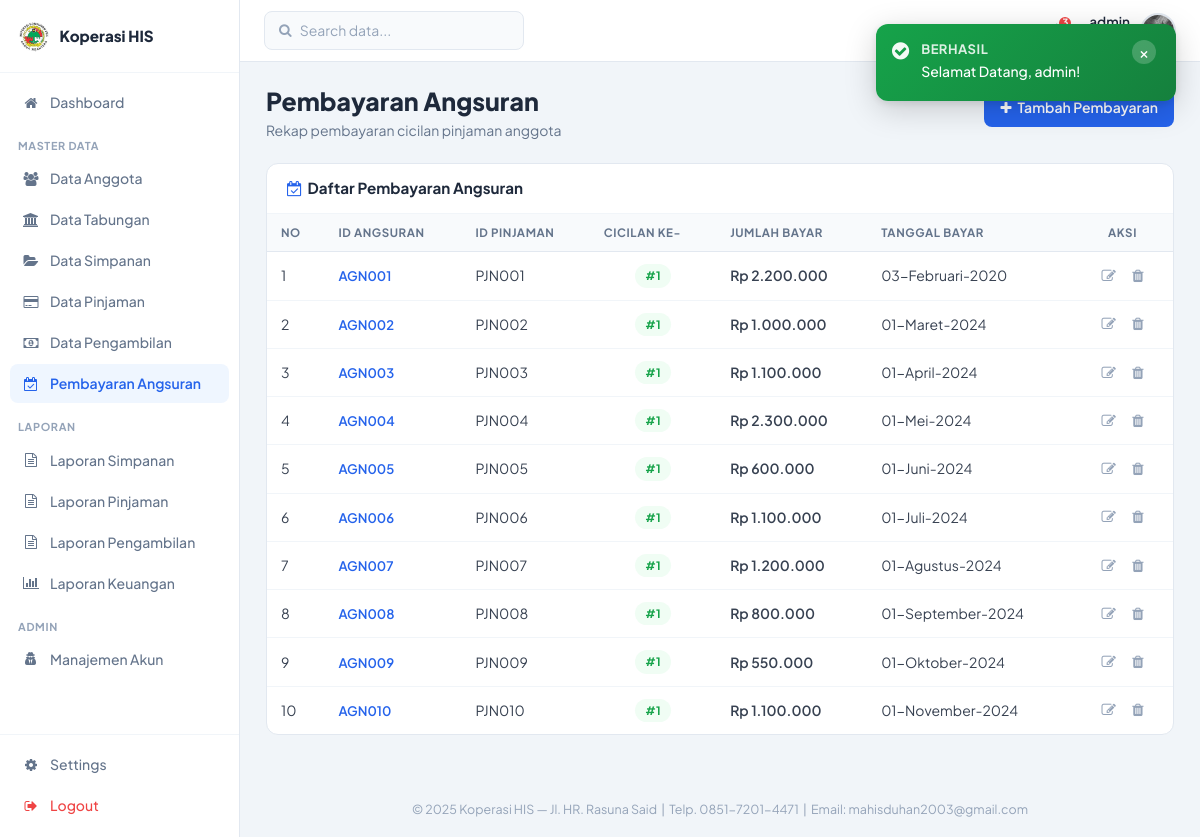
/admin/datapembayaran.php (signed in), run on the app's committed database.
### tables this page shows
CREATE TABLE `tbl_pembayaran` (
  `id_angsuran` varchar(6) NOT NULL,
  `id_pinjaman` varchar(6) NOT NULL,
  `cicilan` int NOT NULL,
  `jml_bayar` int NOT NULL,
  `tgl_bayar` date NOT NULL
);

### admin/datapembayaran.php (the view)
<?php
	include ("style/header.php");
	include ("style/sidebar.php");
	function tgl_indo($tanggal){
		$bulan = array(
			1 => 'Januari',
			'Februari',
			'Maret',
			'April',
			'Mei',
			'Juni',
			'Juli',
			'Agustus',
			'September',
			'Oktober',
			'November',
			'Desember',);
		$pecahkan = explode('-', $tanggal);
		return $pecahkan[2] . '-' . $bulan[(int)$pecahkan[1]] . '-' . $pecahkan[0];
	}
?>
<div class="sk-header-row">
  <div>
    <h1 class="sk-page-title">Pembayaran Angsuran</h1>
    <p class="sk-page-subtitle">Rekap pembayaran cicilan pinjaman anggota</p>
  </div>
  <div class="sk-page-actions">
    <a href="tambahpembayaran.php" class="sk-btn sk-btn-primary"><i class="fa fa-plus"></i> Tambah Pembayaran</a>
  </div>
</div>
<div class="sk-card">
  <div class="sk-card-header">
    <h5 class="sk-card-title"><i class="fa fa-calendar-check-o" style="color:#2563EB"></i>&nbsp; Daftar Pembayaran Angsuran</h5>
  </div>
  <div class="sk-table-wrap">
    <table class="sk-table">
      <thead>
        <tr>
          <th>No</th>
          <th>ID Angsuran</th>
          <th>ID Pinjaman</th>
          <th>Cicilan Ke-</th>
          <th>Jumlah Bayar</th>
          <th>Tanggal Bayar</th>
          <th style="text-align:center;">Aksi</th>
        </tr>
      </thead>
      <tbody>
        <?php
        $no = 1;
        include ("../config/koneksi.php");
        $sql = mysqli_query($konek, "SELECT * FROM tbl_pembayaran");
        while ($data = mysqli_fetch_array($sql)){
        ?>
        <tr>
          <td><?php echo $no++; ?></td>
          <td><span class="sk-id-link"><?php echo $data['id_angsuran']; ?></span></td>
          <td><?php echo $data['id_pinjaman']; ?></td>
          <td style="text-align:center;"><span class="sk-badge wajib">#<?php echo $data['cicilan']; ?></span></td>
          <td class="amt-blue"><?php echo 'Rp '.number_format($data['jml_bayar'],0,',','.'); ?></td>
          <td><?php echo tgl_indo($data['tgl_bayar']); ?></td>
          <td style="text-align:center;white-space:nowrap;">
            <a href="editpembayaran.php?kd=<?php echo $data['id_angsuran']; ?>" class="sk-btn-icon-act" title="Edit"><i class="fa fa-edit"></i></a>
            <a href="hapuspembayaran.php?kd=<?php echo $data['id_angsuran']; ?>" class="sk-btn-icon-act danger" title="Hapus" onclick="return confirm('Yakin hapus data pembayaran ini?')"><i class="fa fa-trash"></i></a>
          </td>
        </tr>
        <?php } ?>
      </tbody>
    </table>
  </div>
</div>
<?php include ("style/footer.php"); ?>

### assets/css/sekretaris-theme.css (style rules this page uses)
html { font-size: 16px; }
*, *::before, *::after { box-sizing: border-box; margin: 0; padding: 0; }
body.sk-body { font-family: 'Plus Jakarta Sans', 'Segoe UI', sans-serif; background: #F1F5F9; font-size: 15px; color: #1E293B; min-height: 100vh; line-height: 1.5; }
.sk-header-row { display: flex; align-items: flex-start; justify-content: space-between; margin-bottom: 22px; gap: 16px; }
.sk-page-title { font-size: 1.55rem; font-weight: 800; color: #1E293B; margin: 0 0 5px 0; }
.sk-page-subtitle { font-size: 0.875rem; color: #64748B; margin: 0; }
.sk-page-actions { display: flex; gap: 8px; flex-shrink: 0; align-items: center; }
.sk-card { background: white; border-radius: 12px; border: 1px solid #E2E8F0; margin-bottom: 20px; }
.sk-card-header { display: flex; align-items: center; justify-content: space-between; padding: 16px 20px; border-bottom: 1px solid #F1F5F9; }
.sk-card-title { font-size: 0.95rem; font-weight: 700; color: #1E293B; margin: 0; }
.sk-table-wrap { overflow-x: auto; }
.sk-table { width: 100%; border-collapse: collapse; font-size: 0.875rem; }
.sk-table thead th { background: #F8FAFC; color: #64748B; font-size: 0.72rem; font-weight: 700; text-transform: uppercase; letter-spacing: 0.05em; padding: 10px 14px; border-bottom: 1px solid #E2E8F0; white-space: nowrap; }
.sk-table tbody tr { border-bottom: 1px solid #F1F5F9; transition: background 0.1s; }
.sk-table tbody td { padding: 12px 14px; color: #374151; vertical-align: middle; }
.sk-table tbody tr:last-child { border-bottom: none; }
.sk-id-link { color: #2563EB; font-weight: 600; text-decoration: none; font-size: 0.82rem; }
.sk-badge { display: inline-block; padding: 3px 10px; border-radius: 20px; font-size: 0.72rem; font-weight: 700; white-space: nowrap; }
.sk-badge.wajib { background: #F0FDF4; color: #16A34A; }
.sk-btn { display: inline-flex; align-items: center; gap: 6px; padding: 9px 16px; border-radius: 8px; font-size: 0.875rem; font-weight: 600; cursor: pointer; border: none; transition: all 0.15s; text-decoration: none; font-family: inherit; white-space: nowrap; }
.sk-btn-primary { background: #2563EB; color: white; }
.sk-btn-icon-act { background: none; border: none; cursor: pointer; color: #94A3B8; padding: 5px 7px; border-radius: 6px; font-size: 0.9rem; transition: all 0.12s; }
.amt-blue { color: #2563EB; font-weight: 600; }

### data on the page
tbl_pembayaran: id_angsuran "AGN001", id_pinjaman "PJN001", cicilan "1", jml_bayar "2.200.000", tgl_bayar "03-Februari-2020"
tbl_pembayaran: id_angsuran "AGN002", id_pinjaman "PJN002", cicilan "1", jml_bayar "1.000.000", tgl_bayar "01-Maret-2024"
tbl_pembayaran: id_angsuran "AGN003", id_pinjaman "PJN003", cicilan "1", jml_bayar "1.100.000", tgl_bayar "01-April-2024"
tbl_pembayaran: id_angsuran "AGN004", id_pinjaman "PJN004", cicilan "1", jml_bayar "2.300.000", tgl_bayar "01-Mei-2024"
tbl_pembayaran: id_angsuran "AGN005", id_pinjaman "PJN005", cicilan "1", jml_bayar "600.000", tgl_bayar "01-Juni-2024"
tbl_pembayaran: id_angsuran "AGN006", id_pinjaman "PJN006", cicilan "1", jml_bayar "1.100.000", tgl_bayar "01-Juli-2024"
tbl_pembayaran: id_angsuran "AGN007", id_pinjaman "PJN007", cicilan "1", jml_bayar "1.200.000", tgl_bayar "01-Agustus-2024"
tbl_pembayaran: id_angsuran "AGN008", id_pinjaman "PJN008", cicilan "1", jml_bayar "800.000", tgl_bayar "01-September-2024"
tbl_pembayaran: id_angsuran "AGN009", id_pinjaman "PJN009", cicilan "1", jml_bayar "550.000", tgl_bayar "01-Oktober-2024"
tbl_pembayaran: id_angsuran "AGN010", id_pinjaman "PJN010", cicilan "1", jml_bayar "1.100.000", tgl_bayar "01-November-2024"

### other printed values
$sk_settings['nama_koperasi'] "Koperasi HIS"
$label "Dashboard Data Anggota Data Tabungan Data Simpanan Data Pinjaman Data Pengambilan Pembayaran Angsuran Laporan Simpanan Laporan Pinjaman Laporan Pengambilan Laporan Keuangan Manajemen Akun"
$notif_count "3"
$_SESSION['username'] "admin"
$f['msg'] "Selamat Datang, admin!"
